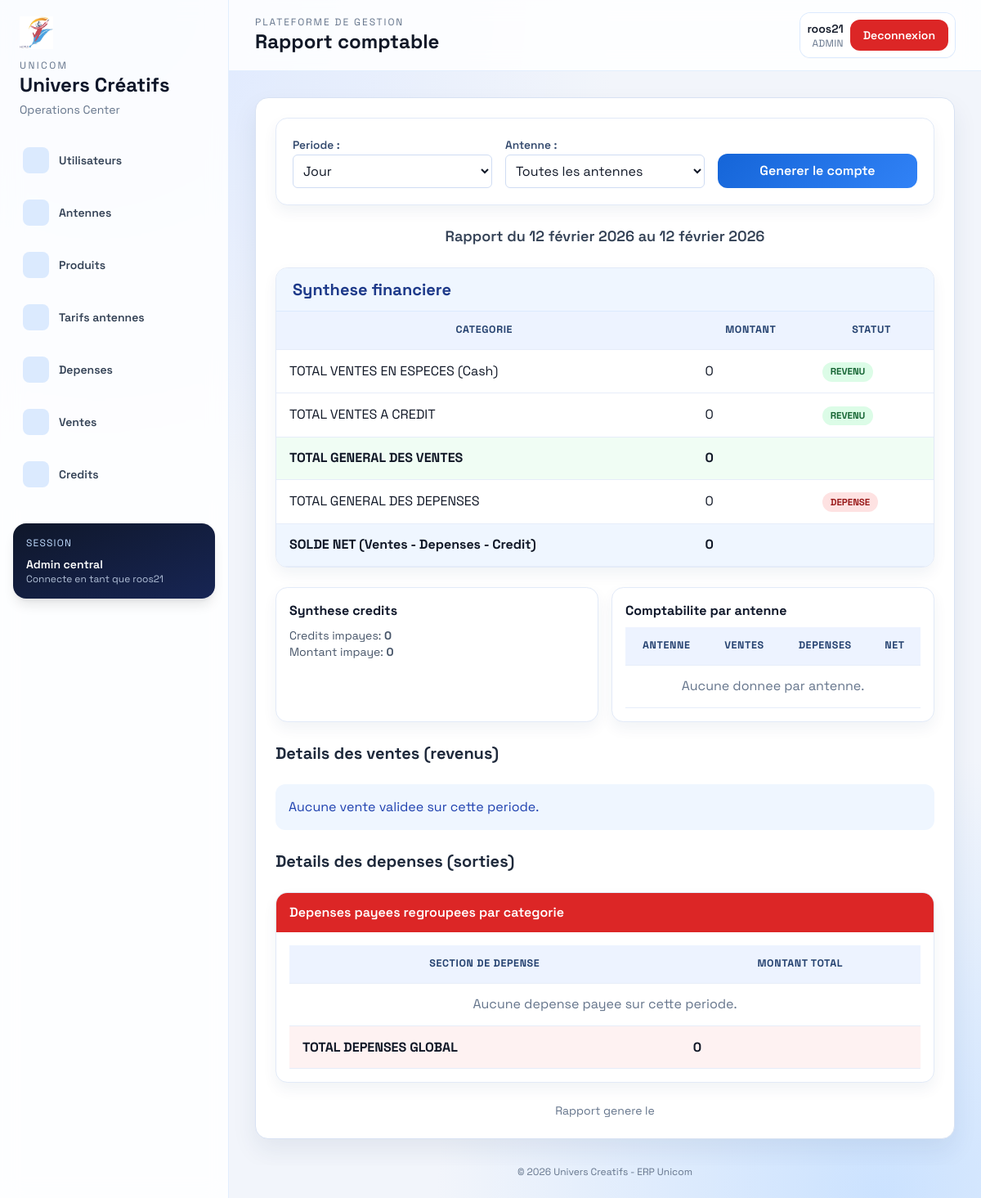
The app's page /sales/ventes/compte (signed in) with its own data.
### accounts/models.py (models this page shows, shortened)
class User(AbstractUser, PermissionsMixin, SoftDeleteMixin):
    class Role(models.TextChoices):
        GERANT = "gerant", "Gérant d'antenne"
        ADMIN = "admin", "Admin central"
        DIRECTEUR = "directeur", "Directeur"
        SUPERVISEUR = "superviseur", "Superviseur régional"
    role = models.CharField(
        max_length=20,
        choices=Role.choices,
        default=Role.GERANT,
        help_text="Détermine les permissions et les accès aux modules."
    )
    antenne = models.ForeignKey(
        'Antenne',
        on_delete=models.PROTECT,
        null=True,
        blank=True,
        related_name='personnel'
    )
    telephone = models.CharField(
        max_length=20,
        blank=True,
        null=True,
        help_text="Numéro de téléphone professionnel"
    )
    is_blocked = models.BooleanField(
        default=False,
        help_text="Blocage manuel : coupe l'accès sans supprimer le compte."
    )
    date_creation = models.DateTimeField(
        auto_now_add=True,
        help_text="Date de création du compte"
    )
    date_derniere_connexion = models.DateTimeField(
        blank=True,
        null=True,
        help_text="Dernière connexion réussie"
    )
    groups = models.ManyToManyField(
        'auth.Group',
        related_name='accounts_user_set',
        related_query_name='accounts_user',
        blank=True,
        help_text='Groupes de permissions de l’utilisateur.'
    )
    user_permissions = models.ManyToManyField(
        'auth.Permission',
        related_name='accounts_user_set',
        related_query_name='accounts_user',
        blank=True,
        help_text='Permissions spécifiques de l’utilisateur.'
    )
    def has_permission(self, permission_name):
        from .permissions import ROLE_PERMISSIONS
        return permission_name in ROLE_PERMISSIONS.get(self.role, set())

### accounts/decorators.py (the view)
        def wrapper(request, *args, **kwargs):
            user = request.user
            if not user.is_authenticated:
                return redirect("accounts:login")  # Redirige l'utilisateur vers la page de login si non authentifié
            if not user.has_permission(permission):
                messages.error(request, "Vous n'avez pas la permission d'effectuer cette action.")
                return redirect("accounts:no_permission")  # Redirige vers la page de permission manquante
            return view_func(request, *args, **kwargs)

### templates/sales/accounting.html
{% extends 'base.html' %}
{% block page_title %}Rapport comptable{% endblock %}
{% block content %}
<div class="mx-auto max-w-7xl space-y-6">
  <form method="GET" action="{% if report_action %}{% url report_action %}{% else %}{% url 'sales:rapport_periodique' %}{% endif %}" class="ui-card grid gap-4 p-5 md:grid-cols-3 md:items-end">
    <div>
      {{ form.period.label_tag }}
      {{ form.period }}
    </div>
    <div>
      {{ form.antenne.label_tag }}
      {{ form.antenne }}
    </div>
    <button type="submit" class="ui-btn ui-btn-primary">Generer le compte</button>
  </form>
  <h3 class="text-center text-lg font-semibold text-slate-700">Rapport du {{ start_date|date:'d F Y' }} au {{ end_date|date:'d F Y' }}</h3>
  <div class="ui-card overflow-x-auto">
    <div class="border-b border-blue-100 bg-blue-50 px-5 py-3">
      <h4 class="text-xl font-bold text-blue-900">Synthese financiere</h4>
    </div>
    <table class="ui-table">
      <thead>
        <tr>
          <th>Categorie</th>
          <th>Montant</th>
          <th>Statut</th>
        </tr>
      </thead>
      <tbody>
        <tr>
          <td>TOTAL VENTES EN ESPECES (Cash)</td>
          <td>{{ ventes_cash }}</td>
          <td><span class="ui-badge ui-badge-success">REVENU</span></td>
        </tr>
        <tr>
          <td>TOTAL VENTES A CREDIT</td>
          <td>{{ ventes_credit }}</td>
          <td><span class="ui-badge ui-badge-success">REVENU</span></td>
        </tr>
        <tr class="bg-green-50">
          <td><strong>TOTAL GENERAL DES VENTES</strong></td>
          <td><strong>{{ total_ventes }}</strong></td>
          <td></td>
        </tr>
        <tr>
          <td>TOTAL GENERAL DES DEPENSES</td>
          <td>{{ total_depenses_global }}</td>
          <td><span class="ui-badge ui-badge-danger">DEPENSE</span></td>
        </tr>
        <tr class="bg-blue-50">
          <td><strong>SOLDE NET (Ventes - Depenses - Credit)</strong></td>
          <td><strong>{{ solde_net }}</strong></td>
          <td></td>
        </tr>
      </tbody>
    </table>
  </div>
  <div class="grid gap-4 md:grid-cols-2">
    <div class="ui-card p-4">
      <h4 class="mb-2 text-base font-bold text-slate-900">Synthese credits</h4>
      <p class="text-sm text-slate-600">Credits impayes: <strong>{{ credits_impayes_total }}</strong></p>
      <p class="text-sm text-slate-600">Montant impaye: <strong>{{ credits_impayes_montant }}</strong></p>
    </div>
    <div class="ui-card p-4">
      <h4 class="mb-2 text-base font-bold text-slate-900">Comptabilite par antenne</h4>
      <div class="overflow-x-auto">
        <table class="ui-table">
          <thead>
            <tr>
              <th>Antenne</th>
              <th>Ventes</th>
              <th>Depenses</th>
              <th>Net</th>
            </tr>
          </thead>
          <tbody>
            {% for antenne_name, metrics in antenna_summary.items %}
              <tr>
                <td>{{ antenne_name }}</td>
                <td>{{ metrics.sales }}</td>
                <td>{{ metrics.expenses }}</td>
                <td>{{ metrics.net }}</td>
              </tr>
            {% empty %}
              <tr><td colspan="4" class="text-center text-slate-500">Aucune donnee par antenne.</td></tr>
            {% endfor %}
          </tbody>
        </table>
      </div>
    </div>
  </div>
  <h3 class="text-xl font-bold text-slate-800">Details des ventes (revenus)</h3>
  {% for type_vente, data_type in ventes_detaillees_par_categorie.items %}
    <div class="ui-card overflow-hidden">
      <div class="flex flex-wrap items-center justify-between gap-2 bg-indigo-600 px-4 py-3 text-white">
        <h5 class="font-semibold">Type de produit: {{ type_vente }}</h5>
        <span class="rounded-full bg-white/20 px-3 py-1 text-sm font-bold">Total: {{ data_type.total_par_type }}</span>
      </div>
      {% for category_name, data_category in data_type.categories.items %}
        <div class="border-b border-slate-100 p-4 last:border-b-0">
          <div class="mb-3 flex flex-wrap items-center justify-between gap-2 rounded-lg bg-slate-50 p-3">
            <h6 class="font-semibold text-slate-800">Categorie: {{ category_name }}</h6>
            <span class="ui-badge ui-badge-success">Total: {{ data_category.total }}</span>
          </div>
          <div class="overflow-x-auto">
            <table class="ui-table">
              <thead>
                <tr>
                  <th>Produit</th>
                  <th>Qte</th>
                  <th>P.U.</th>
                  <th>Total vente</th>
                  <th>Paiement</th>
                  <th>Client</th>
                </tr>
              </thead>
              <tbody>
                {% for detail in data_category.details %}
                  <tr>
                    <td>{{ detail.produit }}</td>
                    <td>{{ detail.quantite }}</td>
                    <td>{{ detail.prix_unitaire }}</td>
                    <td>{{ detail.total_vente }}</td>
                    <td>
                      {% if detail.methode_paiement == 'Cash' %}
                        <span class="ui-badge ui-badge-info">{{ detail.methode_paiement }}</span>
                      {% else %}
                        <span class="ui-badge ui-badge-warning">{{ detail.methode_paiement }}</span>
                      {% endif %}
                    </td>
                    <td>{{ detail.client }}</td>
                  </tr>
                {% endfor %}
              </tbody>
            </table>
          </div>
        </div>
      {% endfor %}
    </div>
  {% empty %}
    <p class="rounded-xl bg-blue-50 p-4 text-blue-800">Aucune vente validee sur cette periode.</p>
  {% endfor %}
  <h3 class="text-xl font-bold text-slate-800">Details des depenses (sorties)</h3>
  <div class="ui-card overflow-hidden">
    <div class="bg-red-600 px-4 py-3 text-white">
      <h5 class="font-semibold">Depenses payees regroupees par categorie</h5>
    </div>
    <div class="overflow-x-auto p-4">
      <table class="ui-table">
        <thead>
          <tr>
            <th>Section de depense</th>
            <th>Montant total</th>
          </tr>
        </thead>
        <tbody>
          {% for depense in depenses_par_section %}
            <tr>
              <td>{{ depense.category__name }}</td>
              <td>{{ depense.total_depense }}</td>
            </tr>
          {% empty %}
            <tr>
              <td colspan="2" class="text-center text-slate-500">Aucune depense payee sur cette periode.</td>
            </tr>
          {% endfor %}
        </tbody>
        <tfoot>
          <tr class="bg-red-50">
            <td><strong>TOTAL DEPENSES GLOBAL</strong></td>
            <td><strong>{{ total_depenses_global }}</strong></td>
          </tr>
        </tfoot>
      </table>
    </div>
  </div>
  <p class="text-center text-sm text-slate-500">Rapport genere le {{ 'now'|date:'d/m/Y H:i' }}</p>
</div>
{% endblock %}

### templates/base.html (shortened to what this page needs)
{% load auth_extras %}
{% load static %}
<!DOCTYPE html>
<html lang="fr">
  <head>
    <script src="https://cdn.tailwindcss.com"></script>
    <link rel="stylesheet" href="{% static 'assets/star-admin/vendors/mdi/css/materialdesignicons.min.css' %}" />
    <link rel="stylesheet" href="{% static 'assets/star-admin/vendors/simple-line-icons/css/simple-line-icons.css' %}" />
    <link rel="stylesheet" href="{% static 'css/unicom-theme.css' %}" />
  </head>
  <body class="min-h-screen">
    {% if user.is_authenticated %}
      <div class="layout-grid grid min-h-screen lg:grid-cols-[280px_1fr]">
        <aside class="glass border-r border-blue-100/80 px-4 py-5">
          {% include 'nav/navbar.html' %}
        </aside>
        <div class="flex min-w-0 flex-col">
          <header class="glass sticky top-0 z-20 border-b border-blue-100/80 px-4 py-4 lg:px-8">
            <div class="flex flex-wrap items-center justify-between gap-3">
              <div class="flex items-center gap-3">
                <div>
                <p class="text-xs uppercase tracking-[0.16em] text-slate-500">Plateforme de gestion</p>
                <h1 class="text-xl font-bold lg:text-2xl">
                  {% block page_title %}{% endblock %}
                </h1>
                </div>
              </div>
              <div class="flex items-center gap-2 rounded-xl bg-white/90 p-2 shadow-sm ring-1 ring-blue-100">
                <div class="hidden text-right sm:block">
                  <p class="text-sm font-semibold">{{ user.username }}</p>
                  <p class="text-xs uppercase tracking-wide text-slate-500">{{ user.role }}</p>
                </div>
                <a href="{% url 'accounts:logout' %}" class="ui-btn text-sm text-white" style="background: var(--danger);">
                  Deconnexion
                </a>
              </div>
            </div>
          </header>
          <main class="flex-1 overflow-x-hidden px-4 py-6 lg:px-8 lg:py-8">
            <div class="ui-panel p-4 lg:p-6">
    {% endif %}
              {% block content %}{% endblock %}
    {% if user.is_authenticated %}
            </div>
          </main>
          <footer class="px-4 pb-6 text-center text-xs text-slate-500 lg:px-8">
            &copy; {% now "Y" %} Univers Creatifs - ERP Unicom
          </footer>
        </div>
      </div>
    {% else %}
        </div>
      </main>
    {% endif %}
  </body>
</html>

### templates/nav/navbar.html
{% load auth_extras %}
{% load static %}
<div class="mb-6 px-2">
  <img src="{% static 'img/logo.png' %}" alt="Logo Unicom" class="mb-3 h-10 w-auto" />
  <p class="text-xs uppercase tracking-[0.2em] text-slate-500">Unicom</p>
  <h2 class="text-2xl font-bold text-slate-900">Univers Créatifs</h2>
  <p class="mt-1 text-sm text-slate-500">Operations Center</p>
</div>
{% if user.is_authenticated %}
  {% role_permissions user.role as perms %}
  <nav class="space-y-2">
    {% if 'view_users' in perms %}
      <a href="{% url 'accounts:user_list' %}" class="group flex items-center gap-3 rounded-xl px-3 py-3 text-sm font-semibold text-slate-700 transition hover:bg-blue-600 hover:text-white">
        <span class="inline-flex h-8 w-8 items-center justify-center rounded-lg bg-blue-100 text-blue-700 group-hover:bg-white/20 group-hover:text-white"><i class="mdi mdi-account-group text-lg"></i></span>
        Utilisateurs
      </a>
      <a href="{% url 'accounts:antenna_list' %}" class="group flex items-center gap-3 rounded-xl px-3 py-3 text-sm font-semibold text-slate-700 transition hover:bg-blue-600 hover:text-white">
        <span class="inline-flex h-8 w-8 items-center justify-center rounded-lg bg-blue-100 text-blue-700 group-hover:bg-white/20 group-hover:text-white"><i class="mdi mdi-access-point-network text-lg"></i></span>
        Antennes
      </a>
    {% endif %}
    <a href="{% url 'sales:product_list' %}" class="group flex items-center gap-3 rounded-xl px-3 py-3 text-sm font-semibold text-slate-700 transition hover:bg-blue-600 hover:text-white">
      <span class="inline-flex h-8 w-8 items-center justify-center rounded-lg bg-blue-100 text-blue-700 group-hover:bg-white/20 group-hover:text-white"><i class="mdi mdi-package-variant-closed text-lg"></i></span>
      Produits
    </a>
    <a href="{% url 'sales:antenna_pricing_list' %}" class="group flex items-center gap-3 rounded-xl px-3 py-3 text-sm font-semibold text-slate-700 transition hover:bg-blue-600 hover:text-white">
      <span class="inline-flex h-8 w-8 items-center justify-center rounded-lg bg-blue-100 text-blue-700 group-hover:bg-white/20 group-hover:text-white"><i class="mdi mdi-cash-multiple text-lg"></i></span>
      Tarifs antennes
    </a>
    {% if 'view_depenses' in perms %}
      <a href="{% url 'expenses:expense_list' %}" class="group flex items-center gap-3 rounded-xl px-3 py-3 text-sm font-semibold text-slate-700 transition hover:bg-blue-600 hover:text-white">
        <span class="inline-flex h-8 w-8 items-center justify-center rounded-lg bg-blue-100 text-blue-700 group-hover:bg-white/20 group-hover:text-white"><i class="mdi mdi-file-document-outline text-lg"></i></span>
        Depenses
      </a>
    {% endif %}
    {% if 'manage_antennes' in perms %}
      <a href="{% url 'sales:sale_list' %}" class="group flex items-center gap-3 rounded-xl px-3 py-3 text-sm font-semibold text-slate-700 transition hover:bg-blue-600 hover:text-white">
        <span class="inline-flex h-8 w-8 items-center justify-center rounded-lg bg-blue-100 text-blue-700 group-hover:bg-white/20 group-hover:text-white"><i class="mdi mdi-cart-outline text-lg"></i></span>
        Ventes
      </a>
      <a href="{% url 'sales:credit_list' %}" class="group flex items-center gap-3 rounded-xl px-3 py-3 text-sm font-semibold text-slate-700 transition hover:bg-blue-600 hover:text-white">
        <span class="inline-flex h-8 w-8 items-center justify-center rounded-lg bg-blue-100 text-blue-700 group-hover:bg-white/20 group-hover:text-white"><i class="mdi mdi-credit-card-outline text-lg"></i></span>
        Credits
      </a>
    {% endif %}
  </nav>
  <div class="mt-8 rounded-2xl bg-gradient-to-br from-slate-900 to-blue-950 p-4 text-white shadow-lg">
    <p class="text-xs uppercase tracking-widest text-blue-200">Session</p>
    <p class="mt-2 text-sm font-semibold">{{ user.get_role_display|default:user.role }}</p>
    <p class="text-xs text-blue-100/80">Connecte en tant que {{ user.username }}</p>
  </div>
{% endif %}

### records on screen
User: role "Admin central", username "roos21", role "ADMIN"

### other values on screen
{{ start_date|date:'d F Y' }} "12 février 2026"
{{ end_date|date:'d F Y' }} "12 février 2026"
{{ ventes_cash }} "0"
{{ ventes_credit }} "0"
{{ total_ventes }} "0"
{{ total_depenses_global }} "0"
{{ solde_net }} "0"
{{ credits_impayes_total }} "0"
{{ credits_impayes_montant }} "0"
